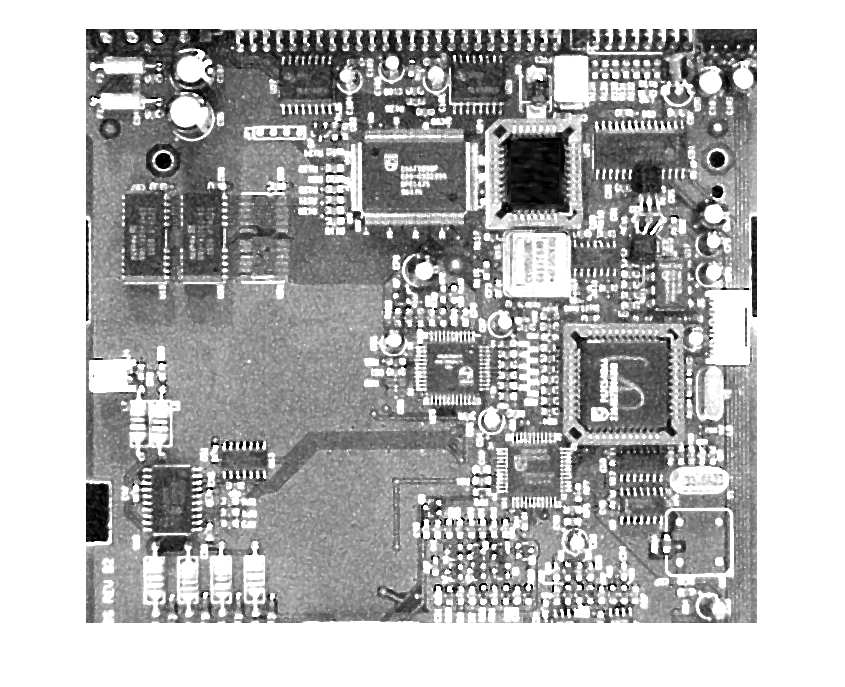
%> input picture Lab1/Pictures/1b.png, 845 x 687 px
$ octave --eval "result = IPlaplacian(imread('../Pictures/1b.png'));"   (GNU Octave 9; MATLAB toolbox functions it lacks are replaced by stand-ins)
%> lines starting %> are read from the running program, lines starting %| are printed output that depends on the picture
### Lab1/Code/IPfilter.m
function [g] = IPfilter (f, filter)
%> called with filter = [-1 -1 -1; -1 8 -1; -1 -1 -1]
    A = im2double(f); % convert image to double
    nr = size(A,1); % number of rows
%> nr = 687
    nc = size(A,2); % number of columns
%> nc = 845
    % Shift A cyclically in four directions
    A_up = [A(2:nr,:); A(1,:)]; % one row up
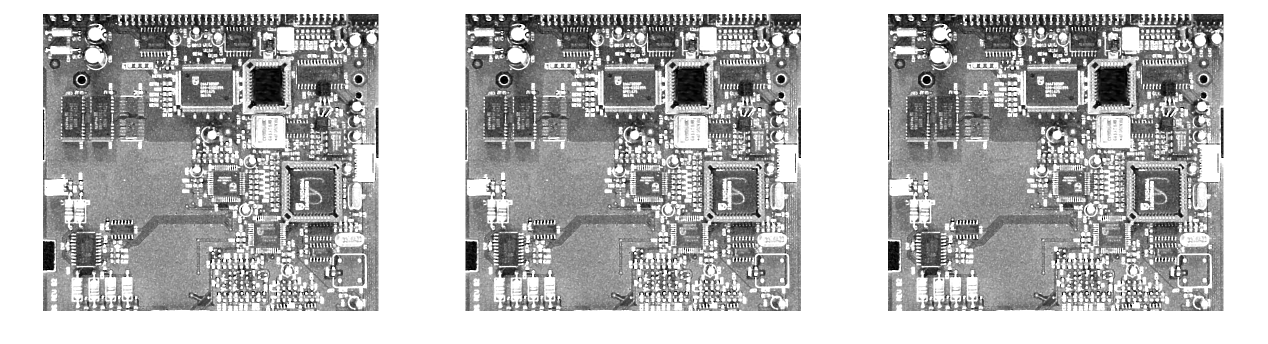
%> A_up: size 687x2535 double (shown at 1/2 size); min 0, max 1, mean 0.708; mean of the top-left, top-right, bottom-left and bottom-right quarters 0.657, 0.672, 0.748, 0.754
    A_down = [A(nr,:); A(1:nr-1,:)]; % one row down
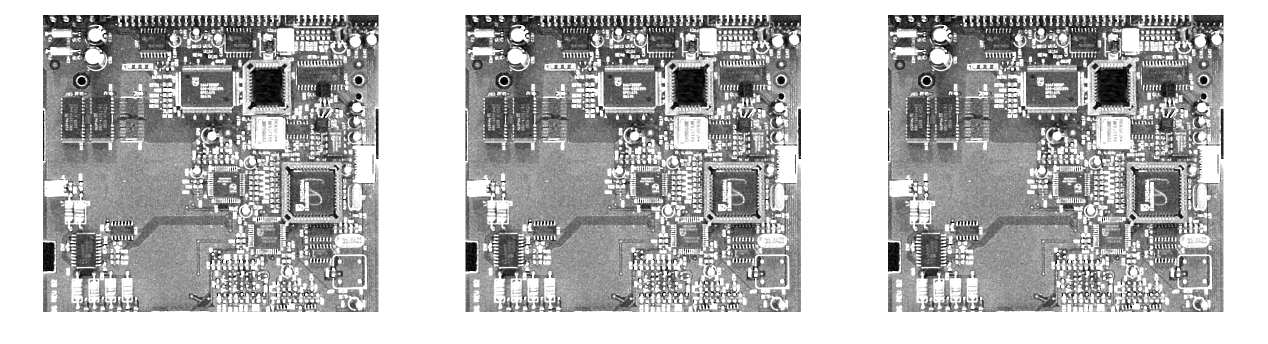
%> A_down: size 687x2535 double (shown at 1/2 size); min 0, max 1, mean 0.708; mean of the top-left, top-right, bottom-left and bottom-right quarters 0.658, 0.673, 0.746, 0.752
    A_left = [A(:,2:nc) A(:,1)]; % one column to left
    A_right = [A(:,nc) A(:,1:nc-1)]; % one column to right
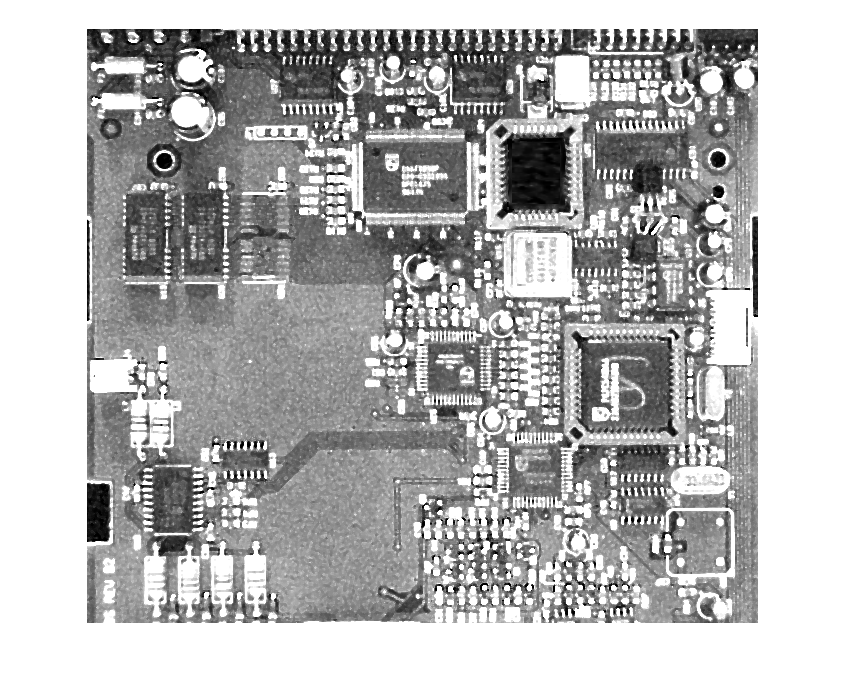
%> A_right: size 687x845 double; min 0, max 1, mean 0.708; mean of the top-left, top-right, bottom-left and bottom-right quarters 0.643, 0.686, 0.742, 0.758

    % Shift A cyclically in other 4 diagonal directions
    A_down_right = circshift(A, [1 1]);
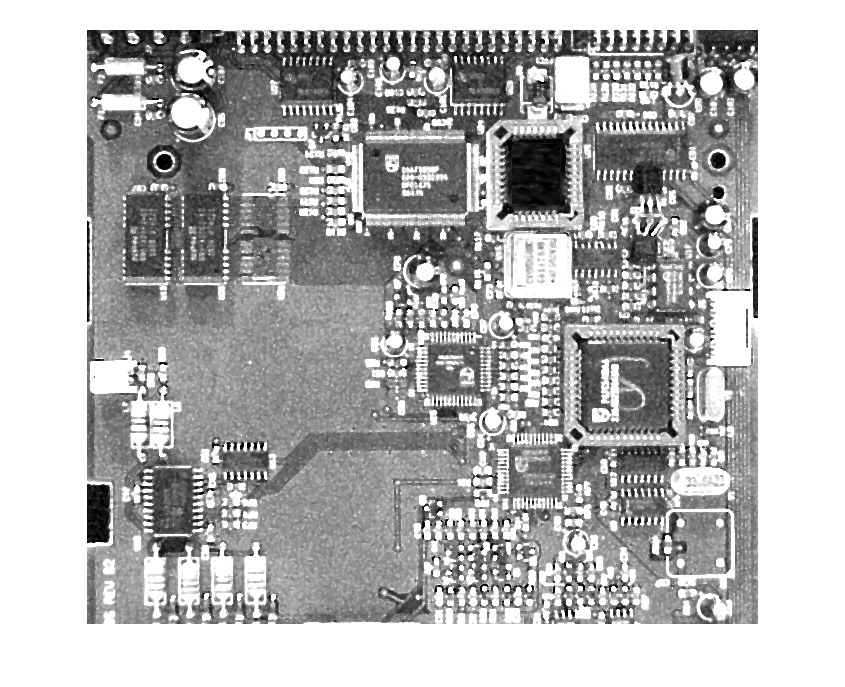
%> A_down_right: size 687x845x3 double; min 0, max 1, mean 0.708; mean of the top-left, top-right, bottom-left and bottom-right quarters 0.644, 0.687, 0.741, 0.757
    A_up_right = circshift(A, [-1 1]);
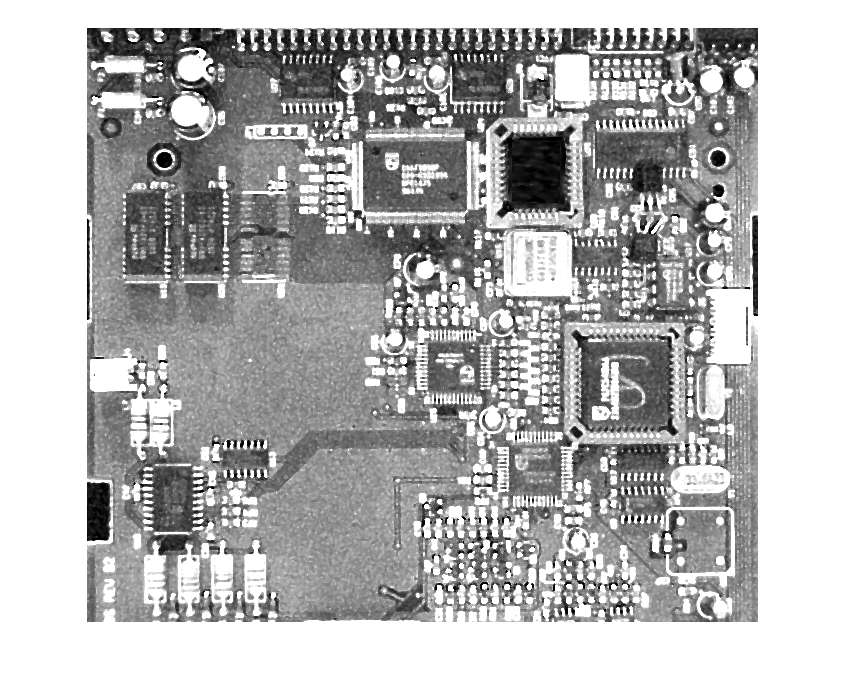
%> A_up_right: size 687x845x3 double; min 0, max 1, mean 0.708; mean of the top-left, top-right, bottom-left and bottom-right quarters 0.642, 0.686, 0.743, 0.759
    A_up_left = circshift(A, [-1 -1]);
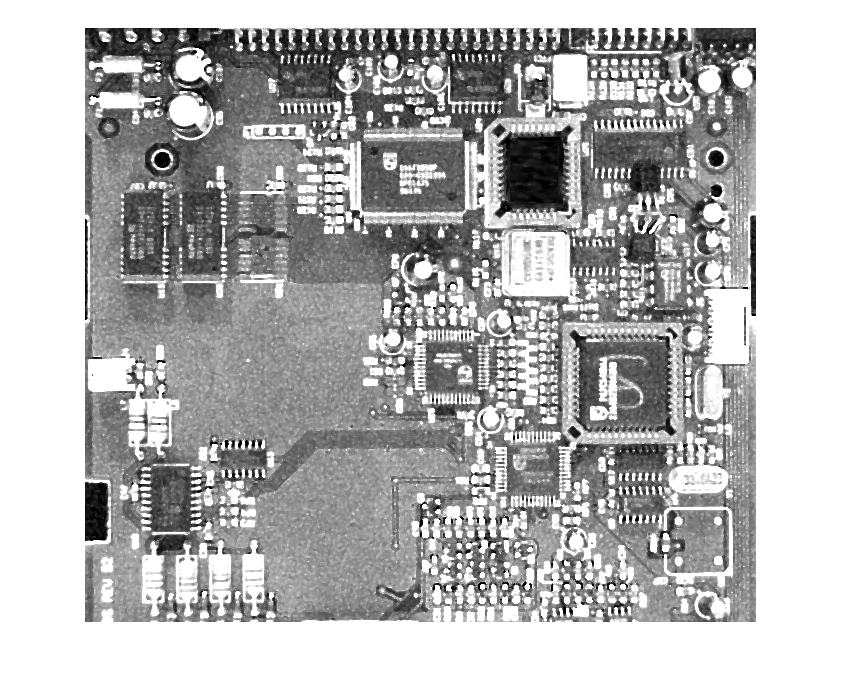
%> A_up_left: size 687x845x3 double; min 0, max 1, mean 0.708; mean of the top-left, top-right, bottom-left and bottom-right quarters 0.641, 0.687, 0.741, 0.761
    A_down_left = circshift(A, [1, -1]);
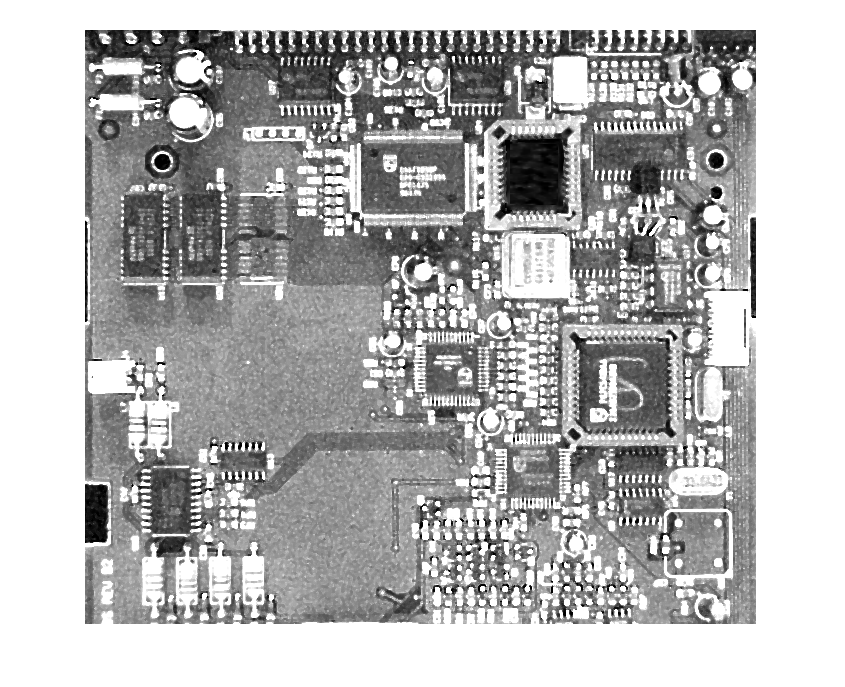
%> A_down_left: size 687x845x3 double; min 0, max 1, mean 0.708; mean of the top-left, top-right, bottom-left and bottom-right quarters 0.642, 0.689, 0.74, 0.759

%> the run ends on the next line
    B = filter(2,2) * A + filter(1,2) * A_up + filter(3,2) * A_down ...
    + filter(2,1) * A_left + filter(2,3) *  A_right ...
    + filter(3,3) * A_down_right + filter(1,3) * A_up_right ...
    + filter(1,1) * A_up_left + filter(3,1) * A_down_left;

    g = im2uint8(B); % convert to 8-bit
end

### Lab1/Code/IPlaplacian.m
function [g] = IPlaplacian (f)
    filter = [-1 -1 -1; -1 8 -1; -1 -1 -1];
    %filter = [1/9 1/9 1/9; 1/9 1/9 1/9; 1/9 1/9 1/9];

    %Apply the filter
    g = IPfilter(f, filter);
end
